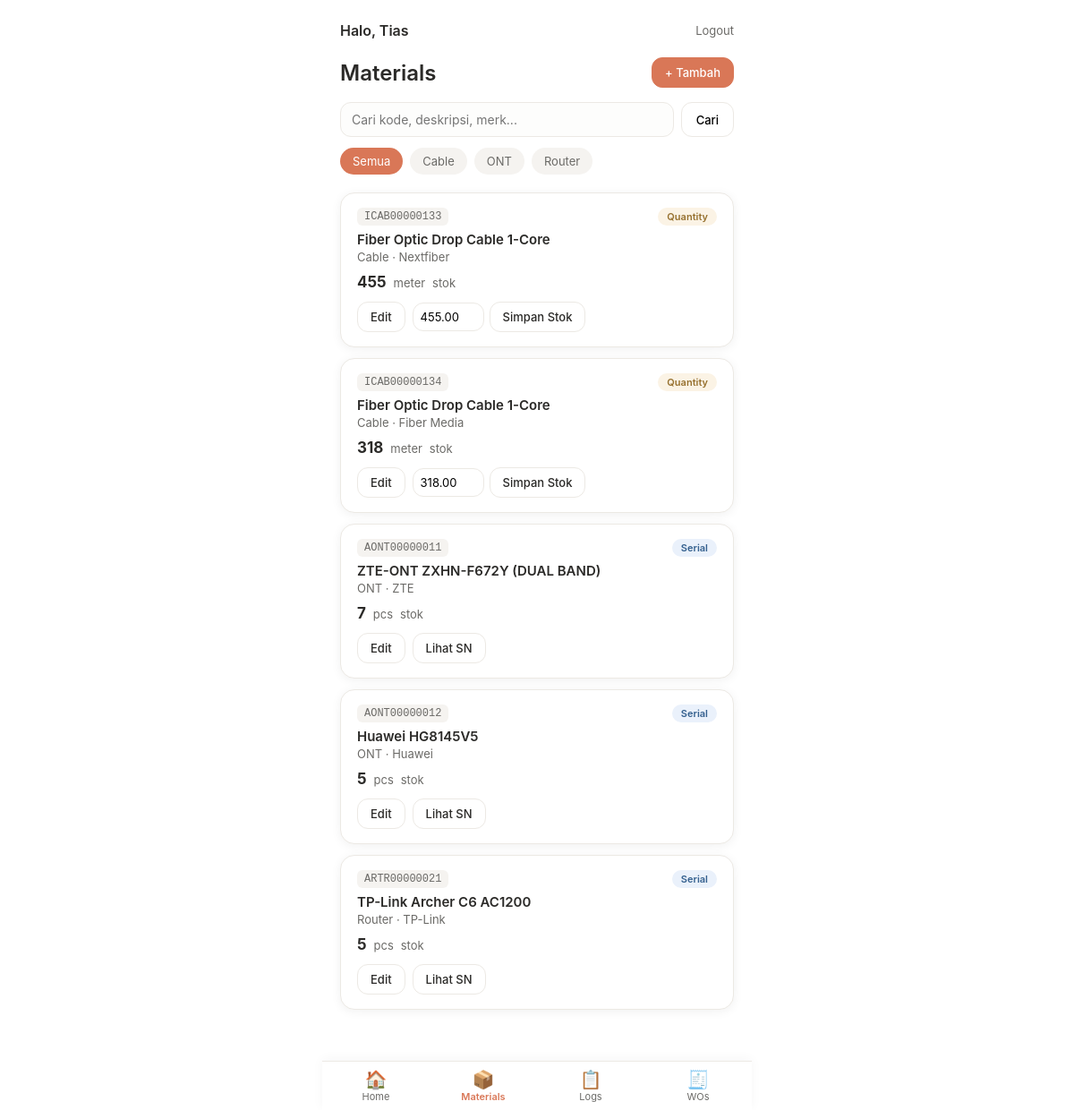
Screenshot of /index.php?page=materials (signed in) with the database file from the repository.
### tables this page shows
CREATE TABLE categories (
  id INT AUTO_INCREMENT PRIMARY KEY,
  name VARCHAR(50) NOT NULL UNIQUE,
  code_prefix VARCHAR(10) NOT NULL UNIQUE,
  created_at DATETIME NOT NULL DEFAULT CURRENT_TIMESTAMP
);

CREATE TABLE materials (
  id INT AUTO_INCREMENT PRIMARY KEY,
  item_code VARCHAR(30) NOT NULL UNIQUE,
  category_id INT NOT NULL,
  description VARCHAR(255) NOT NULL,
  merk VARCHAR(50),
  tracking_type ENUM('serial', 'quantity') NOT NULL,
  unit VARCHAR(20) NOT NULL,  
  stock_qty DECIMAL(10,2) NOT NULL DEFAULT 0,
  low_stock_threshold DECIMAL(10,2) NULL DEFAULT NULL,
  created_at DATETIME NOT NULL DEFAULT CURRENT_TIMESTAMP,
  CONSTRAINT fk_materials_category
    FOREIGN KEY (category_id) REFERENCES categories(id)
    ON DELETE RESTRICT ON UPDATE CASCADE
);

### app/controllers/MaterialController.php (called while the page is built, shortened)
<?php
require_once __DIR__ . '/../core/Auth.php';
require_once __DIR__ . '/../models/Material.php';
require_once __DIR__ . '/../models/Category.php';
class MaterialController
{
    public function index(): void
    {
        $search = trim($_GET['q'] ?? '');
        $categoryId = isset($_GET['category']) && $_GET['category'] !== ''
            ? (int) $_GET['category']
            : null;
        $materials = Material::getAll($search !== '' ? $search : null, $categoryId);
        $categories = Category::getAll();
        $user = Auth::user();
        require __DIR__ . '/../views/partials/header.php';
        require __DIR__ . '/../views/admin/materials/list.php';
        require __DIR__ . '/../views/partials/navbar.php';
        require __DIR__ . '/../views/partials/footer.php';
    }
}

### app/core/Router.php (called while the page is built, shortened)
<?php
class Router
{
    private static array $routes = [
        'login'     => ['AuthController', 'showLogin'],
        'do_login'  => ['AuthController', 'login'],
        'logout'    => ['AuthController', 'logout'],
        'dashboard' => ['DashboardController', 'index'],
        'home'      => ['DashboardController', 'teknisiHome'],
        'materials'             => ['MaterialController', 'index'],
        'material-form'         => ['MaterialController', 'form'],
        'material-save'         => ['MaterialController', 'save'],
        'material-serials'      => ['MaterialController', 'serials'],
        'material-serial-add'   => ['MaterialController', 'addSerial'],
        'material-stock-adjust' => ['MaterialController', 'adjustStock'],
        'workorders'             => ['WorkOrderController', 'index'],
        'workorder-form'         => ['WorkOrderController', 'form'],
        'workorder-save'         => ['WorkOrderController', 'save'],
        'workorder-detail'       => ['WorkOrderController', 'detail'],
        'workorder-toggle-status' => ['WorkOrderController', 'toggleStatus'],
        'log-usage'      => ['UsageLogController', 'form'],
        'usage-log-save' => ['UsageLogController', 'save'],
        'usage-log-edit'   => ['UsageLogController', 'editForm'],
        'usage-log-update' => ['UsageLogController', 'update'],
        'usage-log-delete' => ['UsageLogController', 'delete'],
        'history' => ['UsageLogController', 'history'],
        'logs'    => ['UsageLogController', 'adminLogs'],
        'audit-log' => ['AuditController', 'index'],
    ];
    public static function dispatch(): void
    {
        $page = $_GET['page'] ?? '';
        [$controllerName, $method] = self::$routes[$page];
        $controller = new $controllerName();
        $controller->$method();
    }
}

### public/index.php (called while the page is built, shortened)
<?php
require_once __DIR__ . '/../app/core/helpers.php';
require_once __DIR__ . '/../app/core/Auth.php';
require_once __DIR__ . '/../app/core/Router.php';
Router::dispatch();

### app/core/helpers.php (called while the page is built)
<?php
function asset(string $path): string
{
    $relative = ltrim($path, '/');
    $fullPath = __DIR__ . '/../../public/' . $relative;
    $version = file_exists($fullPath) ? filemtime($fullPath) : time();
    return $relative . '?v=' . $version;
}

### app/core/Auth.php (called while the page is built, shortened)
<?php
class Auth
{
    public static function user(): ?array
    {
        return $_SESSION['user'] ?? null;
    }
}

### app/models/Category.php (called while the page is built, shortened)
<?php
class Category
{
    public static function getAll(): array
    {
        $pdo = Database::getConnection();
        $stmt = $pdo->query('SELECT * FROM categories ORDER BY name ASC');
        return $stmt->fetchAll();
    }
}

### app/models/Material.php (called while the page is built, shortened)
<?php
class Material
{
    public static function getAll(?string $search = null, ?int $categoryId = null): array
    {
        $pdo = Database::getConnection();
        $sql = 'SELECT m.*, c.name AS category_name, c.code_prefix AS category_prefix
                FROM materials m
                JOIN categories c ON c.id = m.category_id
                WHERE 1=1';
        $params = [];
        $sql .= ' ORDER BY c.name ASC, m.item_code ASC';
        $stmt = $pdo->prepare($sql);
        $stmt->execute($params);
        return $stmt->fetchAll();
    }
}

### app/views/admin/materials/list.php (the view, shortened to what this page needs)
<?php
$currentSearch = htmlspecialchars($_GET['q'] ?? '');
$currentCategory = $_GET['category'] ?? '';
?>
<div class="container">
    <div class="topbar">
        <span class="topbar-greeting">Halo, <?= htmlspecialchars($user['name']) ?></span>
        <a href="index.php?page=logout" class="topbar-logout">Logout</a>
    </div>
    <div class="section-header">
        <h2>Materials</h2>
        <a href="index.php?page=material-form" class="btn-small btn-add">+ Tambah</a>
    </div>
    <form method="GET" action="index.php" class="search-bar">
        <input type="text" name="q" value="<?= $currentSearch ?>" placeholder="Cari kode, deskripsi, merk...">
        <button type="submit" class="btn-search">Cari</button>
    </form>
    <div class="chip-row">
        <a href="index.php?page=materials<?= $currentSearch !== '' ? '&q=' . urlencode($currentSearch) : '' ?>"
           class="chip<?= $currentCategory === '' ? ' active' : '' ?>">Semua</a>
        <?php foreach ($categories as $cat): ?>
            <a href="index.php?page=materials&category=<?= $cat['id'] ?><?= $currentSearch !== '' ? '&q=' . urlencode($currentSearch) : '' ?>"
               class="chip<?= (string) $currentCategory === (string) $cat['id'] ? ' active' : '' ?>">
                <?= htmlspecialchars($cat['name']) ?>
            </a>
        <?php endforeach; ?>
    </div>
    <div class="card-list">
        <?php foreach ($materials as $m): ?>
            <div class="material-card">
                <div class="material-card-top">
                    <span class="mono-code"><?= htmlspecialchars($m['item_code']) ?></span>
                    <span class="badge badge-<?= $m['tracking_type'] ?>">
                        <?= $m['tracking_type'] === 'serial' ? 'Serial' : 'Quantity' ?>
                    </span>
                </div>
                <div class="material-desc"><?= htmlspecialchars($m['description']) ?></div>
                <div class="material-meta">
                    <?= htmlspecialchars($m['category_name']) ?><?= $m['merk'] ? ' · ' . htmlspecialchars($m['merk']) : '' ?>
                </div>
                <div class="material-stock">
                    <strong><?= rtrim(rtrim(number_format((float) $m['stock_qty'], 2, '.', ''), '0'), '.') ?></strong>
                    <span class="stock-unit"><?= htmlspecialchars($m['unit']) ?></span>
                    <span class="stock-label">stok</span>
                </div>
                <div class="material-actions">
                    <a href="index.php?page=material-form&id=<?= $m['id'] ?>" class="btn-small">Edit</a>
                    <?php if ($m['tracking_type'] === 'serial'): ?>
                        <a href="index.php?page=material-serials&id=<?= $m['id'] ?>" class="btn-small">Lihat SN</a>
                    <?php else: ?>
                        <form method="POST" action="index.php?page=material-stock-adjust" class="stock-adjust-form">
                            <input type="number" step="0.01" min="0" name="new_stock_qty"
                                   value="<?= htmlspecialchars((string) $m['stock_qty']) ?>" aria-label="Stok baru">
                            <button type="submit" class="btn-small">Simpan Stok</button>
                        </form>
                    <?php endif; ?>
                </div>
            </div>
        <?php endforeach; ?>
    </div>
</div>

### app/views/partials/header.php (shortened to what this page needs)
<!DOCTYPE html>
<html lang="id">
<head>
    <link rel="stylesheet" href="<?= asset('assets/css/style.css') ?>">
</head>
<body>
<div class="app-shell">

### app/views/partials/navbar.php
<?php
$role = Auth::user()['role'] ?? null;
$currentPage = $_GET['page'] ?? '';
$adminNav = [
    ['page' => 'dashboard',   'label' => 'Home',      'icon' => '🏠'],
    ['page' => 'materials',   'label' => 'Materials',  'icon' => '📦'],
    ['page' => 'logs',        'label' => 'Logs',       'icon' => '📋'],
    ['page' => 'workorders',  'label' => 'WOs',        'icon' => '🧾'],
];
$teknisiNav = [
    ['page' => 'home',        'label' => 'Home',       'icon' => '🏠'],
    ['page' => 'log-usage',   'label' => 'Log Usage',  'icon' => '➕'],
    ['page' => 'history',     'label' => 'History',    'icon' => '🕒'],
    ['page' => 'profile',     'label' => 'Profile',    'icon' => '👤'],
];
$navItems = $role === 'admin' ? $adminNav : $teknisiNav;
?>
<nav class="bottom-navbar">
    <?php foreach ($navItems as $item): ?>
        <a href="index.php?page=<?= htmlspecialchars($item['page']) ?>"
           class="nav-item<?= $currentPage === $item['page'] ? ' active' : '' ?>">
            <span class="nav-icon"><?= $item['icon'] ?></span>
            <span class="nav-label"><?= htmlspecialchars($item['label']) ?></span>
        </a>
    <?php endforeach; ?>
</nav>

### app/views/partials/footer.php
</div>
</body>
</html>

### public/assets/css/style.css (style rules this page uses)
:root { --color-bg: #FFFFFF; --color-surface: #FFFFFF; --color-text: #2B2A28; --color-text-muted: #6B6A67; --color-accent: #D97757; --color-accent-hover: #C5643F; --color-border: #ECE9E4; --color-danger: #B4533F; --color-danger-bg: #FBEDE9; --shadow-soft: 0 2px 12px rgba(0, 0, 0, 0.06); --radius-lg: 16px; --radius-md: 12px; }
* { box-sizing: border-box; }
body { margin: 0; font-family: -apple-system, BlinkMacSystemFont, 'Segoe UI', Roboto, sans-serif; background: var(--color-bg); color: var(--color-text); -webkit-font-smoothing: antialiased; }
h1, h2, h3 { font-weight: 600; }
.app-shell { max-width: 480px; margin: 0 auto; min-height: 100vh; padding-bottom: 88px; position: relative; }
.container { padding: 24px 20px; }
.topbar { display: flex; justify-content: space-between; align-items: center; margin-bottom: 20px; }
.topbar-greeting { font-size: 16px; font-weight: 600; }
.topbar-logout { font-size: 13px; color: var(--color-text-muted); text-decoration: none; }
.bottom-navbar { position: fixed; bottom: 0; left: 50%; transform: translateX(-50%); width: 100%; max-width: 480px; display: flex; background: #fff; border-top: 1px solid var(--color-border); box-shadow: 0 -2px 12px rgba(0, 0, 0, 0.04); }
.nav-item { flex: 1; display: flex; flex-direction: column; align-items: center; gap: 2px; padding: 10px 0 8px; text-decoration: none; color: var(--color-text-muted); font-size: 11px; }
.nav-icon { font-size: 20px; line-height: 1; }
.nav-item.active { color: var(--color-accent); font-weight: 600; }
.section-header { display: flex; justify-content: space-between; align-items: center; margin-bottom: 16px; }
.section-header h2 { margin: 0; }
.btn-small { display: inline-block; padding: 8px 14px; border: 1px solid var(--color-border); border-radius: var(--radius-md); background: #fff; color: var(--color-text); font-size: 13px; font-weight: 500; text-decoration: none; cursor: pointer; font-family: inherit; white-space: nowrap; }
.btn-add { background: var(--color-accent); border-color: var(--color-accent); color: #fff; }
.search-bar { display: flex; gap: 8px; margin-bottom: 12px; }
.search-bar input[type="text"] { flex: 1; padding: 10px 12px; border: 1px solid var(--color-border); border-radius: var(--radius-md); font-size: 14px; font-family: inherit; background: #FDFDFC; }
.btn-search { padding: 10px 16px; border: 1px solid var(--color-border); border-radius: var(--radius-md); background: #fff; font-size: 13px; font-weight: 500; cursor: pointer; font-family: inherit; }
.chip-row { display: flex; gap: 8px; overflow-x: auto; padding-bottom: 4px; margin-bottom: 16px; }
.chip { flex-shrink: 0; padding: 7px 14px; border-radius: 999px; background: #F5F3F0; color: var(--color-text-muted); font-size: 13px; text-decoration: none; white-space: nowrap; }
.chip.active { background: var(--color-accent); color: #fff; }
.card-list { display: flex; flex-direction: column; gap: 12px; }
.material-card { background: var(--color-surface); border: 1px solid var(--color-border); border-radius: var(--radius-lg); box-shadow: var(--shadow-soft); padding: 16px 18px; }
.material-card-top { display: flex; justify-content: space-between; align-items: center; margin-bottom: 6px; }
.mono-code { font-family: 'SFMono-Regular', Consolas, monospace; font-size: 12px; color: var(--color-text-muted); background: #F5F3F0; padding: 3px 8px; border-radius: 6px; }
.badge { display: inline-block; padding: 3px 10px; border-radius: 999px; font-size: 11px; font-weight: 600; }
.badge-serial { background: #EAF1FB; color: #35618F; }
.badge-quantity { background: #FBF3E5; color: #96702E; }
.material-desc { font-size: 15px; font-weight: 600; margin-bottom: 2px; }
.material-meta { font-size: 13px; color: var(--color-text-muted); margin-bottom: 10px; }
.material-stock { font-size: 14px; margin-bottom: 12px; }
.material-stock strong { font-size: 17px; }
.stock-unit, .stock-label { color: var(--color-text-muted); font-size: 13px; margin-left: 4px; }
.material-actions { display: flex; gap: 8px; align-items: center; flex-wrap: wrap; }
.stock-adjust-form { display: flex; gap: 6px; align-items: center; }
.stock-adjust-form input[type="number"] { width: 80px; padding: 7px 8px; border: 1px solid var(--color-border); border-radius: var(--radius-md); font-size: 13px; font-family: inherit; }

### rows the page displays
categories: name "Cable"
categories: name "ONT"
categories: name "Router"
materials: item_code "ICAB00000133", tracking_type "Quantity", description "Fiber Optic Drop Cable 1-Core", category.name "Cable", merk "Nextfiber", stock_qty "455", unit "meter", new_stock_qty "455.00"
materials: item_code "ICAB00000134", tracking_type "Quantity", description "Fiber Optic Drop Cable 1-Core", category.name "Cable", merk "Fiber Media", stock_qty "318", unit "meter", new_stock_qty "318.00"
materials: item_code "AONT00000011", tracking_type "Serial", description "ZTE-ONT ZXHN-F672Y (DUAL BAND)", category.name "ONT", merk "ZTE", stock_qty "7", unit "pcs"
materials: item_code "AONT00000012", tracking_type "Serial", description "Huawei HG8145V5", category.name "ONT", merk "Huawei", stock_qty "5", unit "pcs"
materials: item_code "ARTR00000021", tracking_type "Serial", description "TP-Link Archer C6 AC1200", category.name "Router", merk "TP-Link", stock_qty "5", unit "pcs"

### other values shown
$user['name'] "Tias"
$item['icon'] "🏠"
$item['label'] "Home"
$item['icon'] "📦"
$item['label'] "Materials"
$item['icon'] "📋"
$item['label'] "Logs"
$item['icon'] "🧾"
$item['label'] "WOs"
